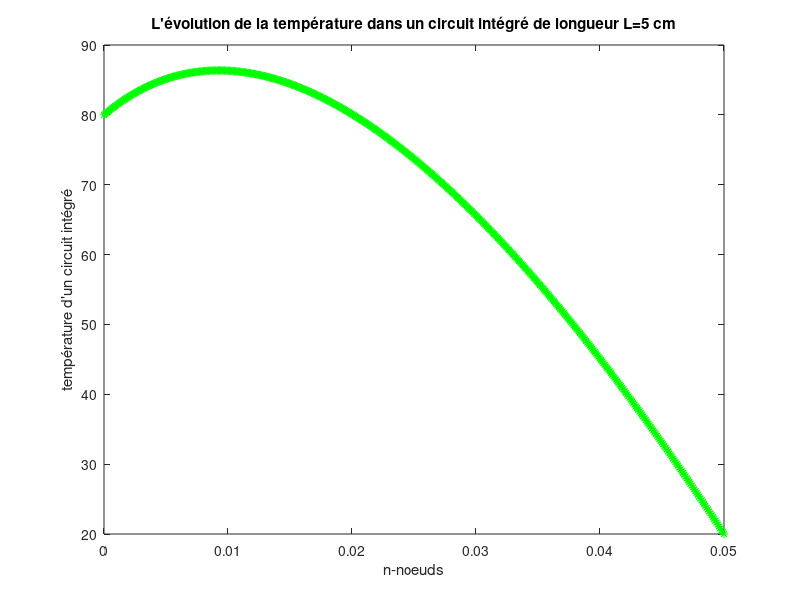

MATLAB code to generate this figure:
clc;clear all;close all;
L=5*10^-2;
n=500;
T0=80;
TL=20;
linda0=45;
k=2000;
dq=8*10^6;
B(1,1)=T0;
B(n,1)=TL;
A=zeros(n,n);
A(1,1)=1;
A(n,n)=1;
pas=L/(n-1);
for i=1:n
  x(i)=pas*(i-1);
end
for i=2:n-1
B(i,1)=-dq;
A(i,i)=-2*((linda0+x(i)*k)/(x(i)-x(i-1))^2);
A(i,i+1)=(linda0+x(i)*k)/(x(i)-x(i-1))^2 +k/(2*(x(i+1)-x(i-1)));
A(i,i-1)=(linda0+x(i)*k)/(x(i)-x(i-1))^2 -k/(2*(x(i+1)-x(i-1)));
end
T=A\B;
plot(x,T,'g-*');
ylabel("température d'un circuit intégré");
xlabel("n-noeuds");
title("L'évolution de la température dans un circuit intégré de longueur L=5 cm");
